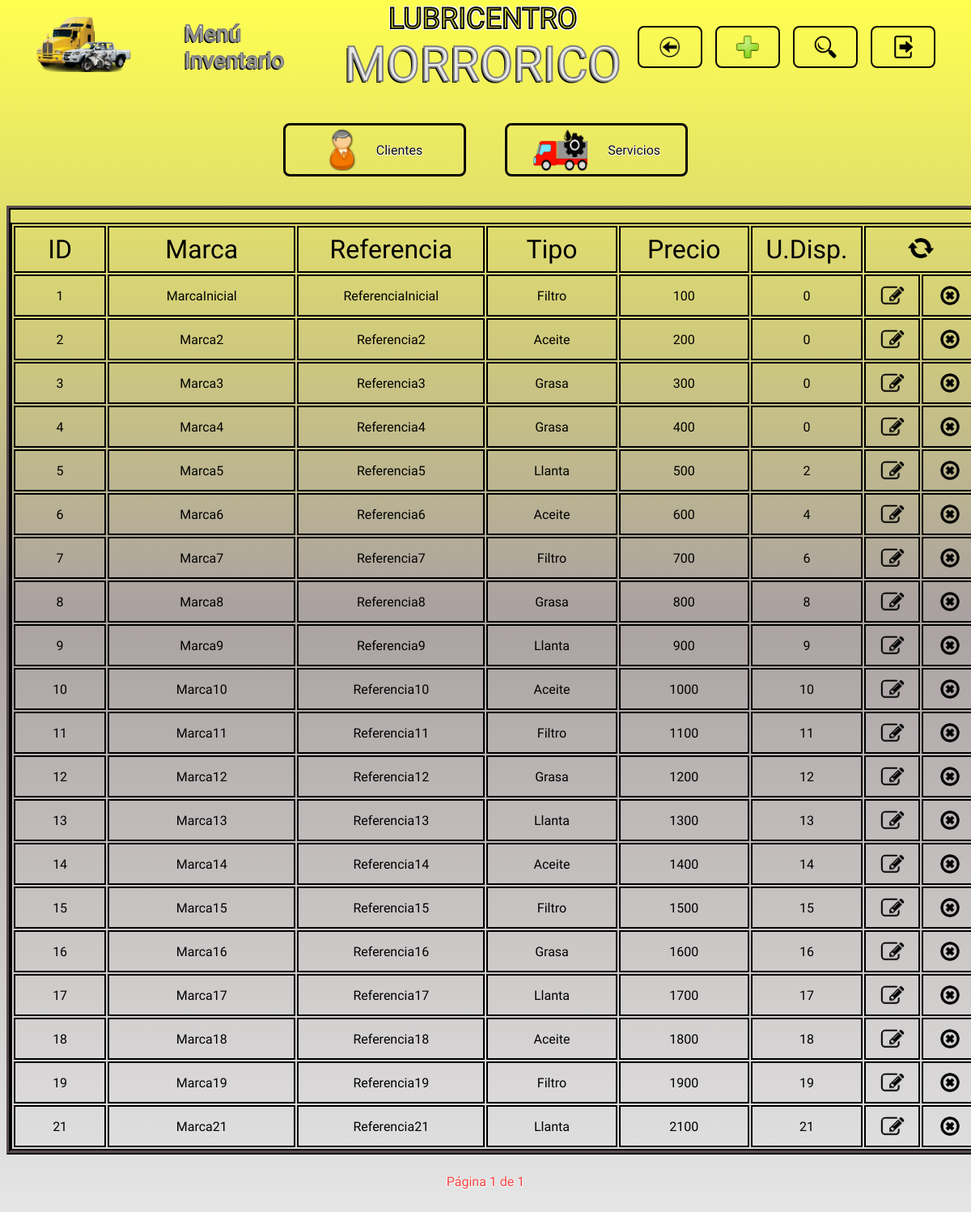
/inventario/ (signed in), run on an earlier commit of the app's database.
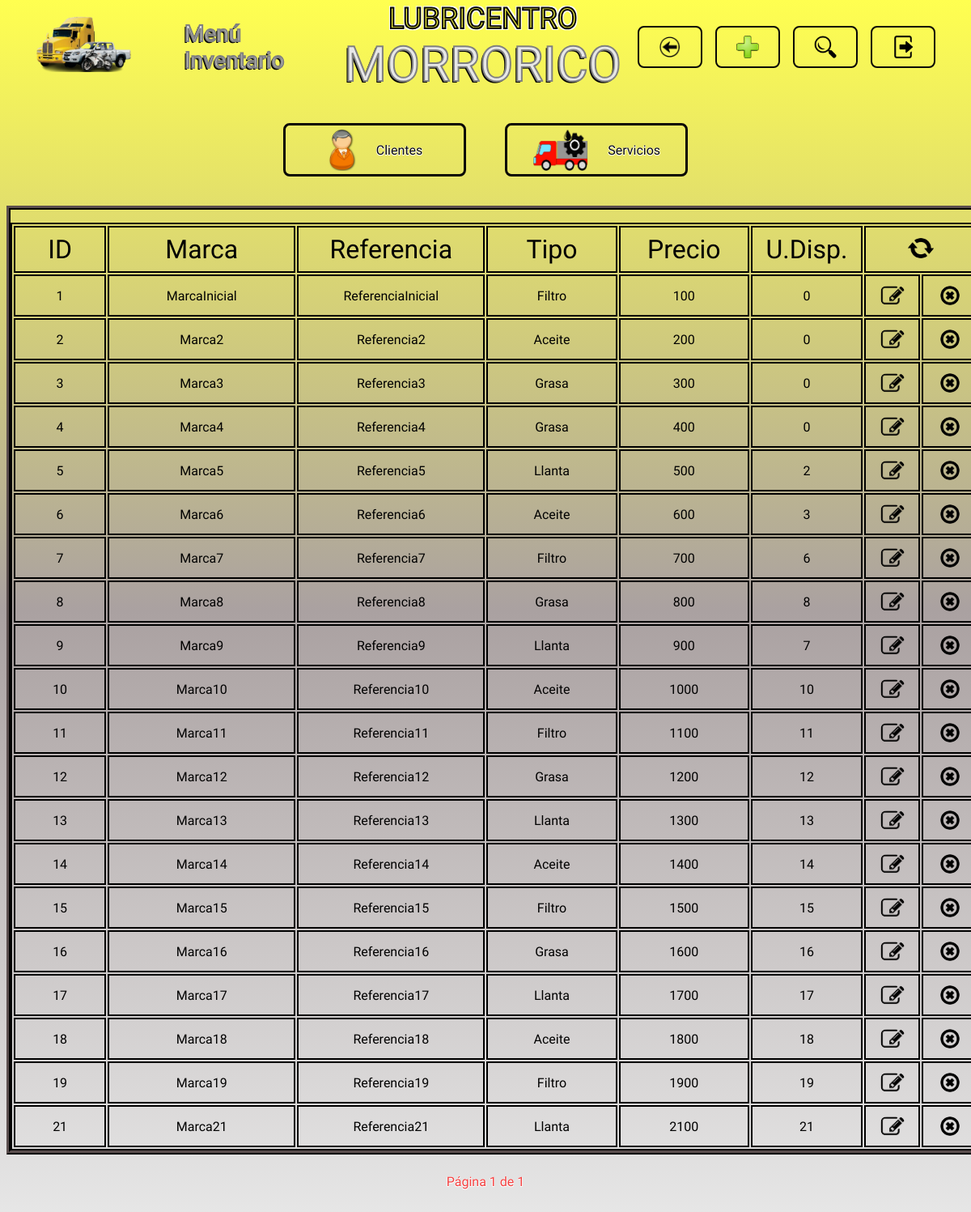
And on a later commit of the database.
### inventario/models.py (models this page shows)
class Producto(models.Model):
    marca = models.CharField(max_length=60,null=False, blank=False)
    referencia = models.CharField(max_length=40, null=False, blank=False)
    tipo_producto = models.ForeignKey(TipoProducto, on_delete=models.PROTECT)
    precio = models.IntegerField(null=False, blank=False)
    unidades_disponibles = models.IntegerField(null=False, blank=False)

class TipoProducto(models.Model):
    tipo = models.CharField(max_length=40, null=False, blank=False)

### inventario/views.py (the view)
# urls.py: path('inventario/', include('inventario.urls')),
@login_required
def inventario(request, productos=None, registrado=False, eliminado=False, actualizado=False, sin_coincidencias=False, campo=None, buscar=None, name_url="inventario"):
    if productos is None:
        productos = Producto.objects.all()
    paginator = Paginator(productos, 20)
    numero_pagina = request.GET.get('pagina')
    try:
        pagina = paginator.page(numero_pagina)
    except PageNotAnInteger:
        pagina = paginator.page(1)
    except EmptyPage:
        pagina = paginator.page(paginator.num_pages)
    tipos_productos = TipoProducto.objects.all()
    lista_tipos_productos = list(TipoProducto.objects.values())
    return render(request, 'inventario.html', {
        "registrado": registrado,
        "eliminado": eliminado,
        "actualizado": actualizado,
        "sin_coincidencias": sin_coincidencias,
        "buscar": buscar,
        "campo": campo,
        "pagina": pagina,
        "name_url": name_url,
        "tipos_productos": tipos_productos,
        "lista_tipos_productos": lista_tipos_productos,
    })

### templates/inventario.html (shortened to what this page needs)
{% extends "layouts/base.html" %}
{% load static %}
{% block nombre_seccion %}
<p class="header__titulo letra_blanca">Menú Inventario</p>
{% endblock nombre_seccion %}
{% block boton_volver %}
<li>
    <a href="{% url "menu_opciones" %}" class="header__boton header__volver">
        <img src="{% static "images/logo_volver.png" %}" alt="volver" class="header__logo_boton">
    </a>
</li>
{% endblock boton_volver %}
{% block boton_registrar %}
<li>
    {% include "layouts/partials/boton_registrar.html" %}
</li>
{% endblock boton_registrar %}
{% block boton_buscar %}
<li>
    {% include "layouts/partials/boton_buscar.html" %}
</li>
{% endblock boton_buscar %}
{% block boton_cerrar_sesion %}
    {% include "layouts/partials/boton_cerrar_sesion.html" %}
{% endblock boton_cerrar_sesion %}
{% block cuerpo_seccion %}
<div class="contenedor tabla_registros">
    <table class="tabla_registros__tabla">
        <tr class="celdas_encabezado">
            <th class="celda tabla_registros__celda_id">ID</th>
            <th class="celda tabla_registros__celda_marca">Marca</th>
            <th class="celda tabla_registros__celda_referencia">Referencia</th>
            <th class="celda tabla_registros__celda_tipo">Tipo</th>
            <th class="celda tabla_registros__celda_precio">Precio</th>
            <th class="celda tabla_registros__celda_unidades_disponibles">U.Disp.</th>
            <th colspan="2" class="celda tabla_registros__celda_recargar"><a href="{% url "inventario" %}"><img src="{% static "images/logo_recargar.png" %}" alt="recargar" class="tabla_registros__recargar"></a></th>
        </tr>
        {% for producto in pagina.object_list %}
        <tr class="celdas_datos">
            <td class="celda tabla_registros__celda_id">{{ producto.id }}</td>
            <td class="celda tabla_registros__celda_marca">{{ producto.marca }}</td>
            <td class="celda tabla_registros__celda_referencia">{{ producto.referencia }}</td>
            <td class="celda tabla_registros__celda_tipo">{{ producto.tipo_producto.tipo }}</td>
            <td class="celda tabla_registros__celda_precio">{{ producto.precio }}</td>
            <td class="celda tabla_registros__celda_unidades_disponibles">{{ producto.unidades_disponibles }}</td>
            <td class="celda tabla_registros__celda_editar"><a href="#" data-registro-id={{ producto.id }} data-app-registro="inventario" class="tabla_registros__boton boton_editar"><img src="{% static "images/logo_editar.png" %}" alt="editar" class="tabla_registros__logo_boton tabla_registros__editar"></a></td>
            <td class="celda tabla_registros__celda_eliminar"><a href="#" data-url= {% url "eliminar_producto" producto.id %} data-mensaje= "producto tipo {{ producto.tipo_producto.tipo }} de referencia {{ producto.referencia }} con ID {{ producto.id }}" class="tabla_registros__boton boton_eliminar"><img src="{% static "images/logo_eliminar.png" %}" alt="eliminar" class="tabla_registros__logo_boton tabla_registros__eliminar"></a></td>
        </tr>
        {% endfor %}
    </table>
</div>
{% endblock cuerpo_seccion %}
{% block paginacion %}
{% include "layouts/partials/paginacion.html" %}
{% endblock paginacion %}

What changed in the data, as far as the page shows it:
changed Producto "Marca6": unidades_disponibles "4" → "3"
changed Producto "Marca9": unidades_disponibles "9" → "7"
